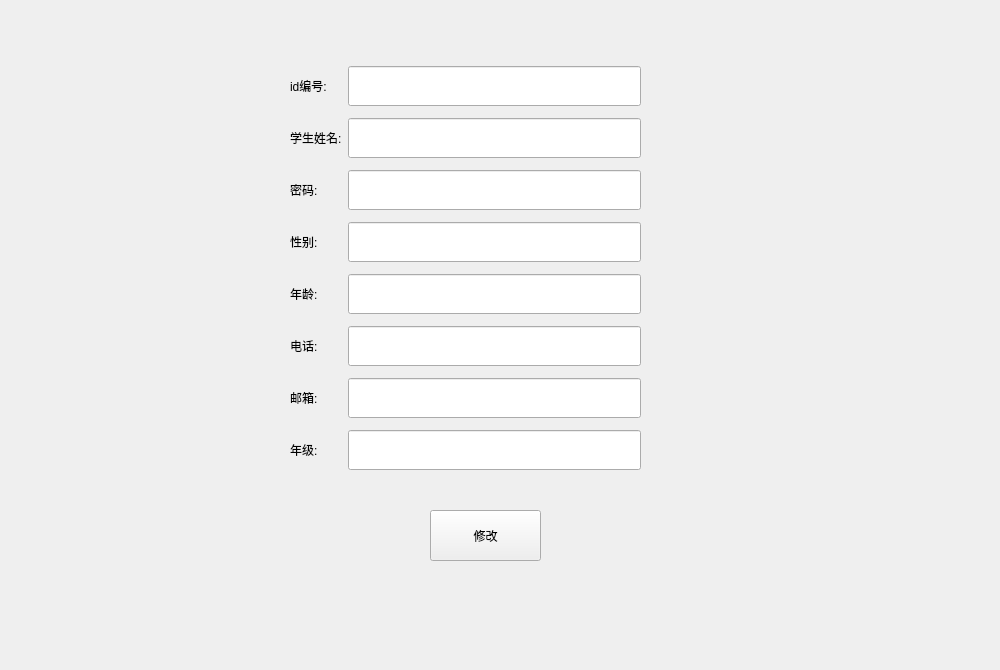
<?xml version="1.0" encoding="UTF-8"?>
<ui version="4.0">
 <class>ChildWidgetA</class>
 <widget class="QWidget" name="ChildWidgetA">
  <property name="geometry">
   <rect>
    <x>0</x>
    <y>0</y>
    <width>1000</width>
    <height>670</height>
   </rect>
  </property>
  <property name="windowTitle">
   <string>Form</string>
  </property>
  <widget class="QPushButton" name="btn_resiger">
   <property name="geometry">
    <rect>
     <x>430</x>
     <y>510</y>
     <width>111</width>
     <height>51</height>
    </rect>
   </property>
   <property name="text">
    <string>修改</string>
   </property>
  </widget>
  <widget class="QWidget" name="gridLayoutWidget">
   <property name="geometry">
    <rect>
     <x>290</x>
     <y>60</y>
     <width>351</width>
     <height>421</height>
    </rect>
   </property>
   <layout class="QGridLayout" name="gridLayout">
    <item row="0" column="0">
     <widget class="QLabel" name="label">
      <property name="text">
       <string>id编号:</string>
      </property>
     </widget>
    </item>
    <item row="6" column="0">
     <widget class="QLabel" name="label_7">
      <property name="text">
       <string>邮箱:</string>
      </property>
     </widget>
    </item>
    <item row="3" column="0">
     <widget class="QLabel" name="label_3">
      <property name="text">
       <string>性别:</string>
      </property>
     </widget>
    </item>
    <item row="0" column="1">
     <widget class="QLineEdit" name="lineEdit_1">
      <property name="minimumSize">
       <size>
        <width>0</width>
        <height>40</height>
       </size>
      </property>
     </widget>
    </item>
    <item row="4" column="0">
     <widget class="QLabel" name="label_5">
      <property name="text">
       <string>年龄:</string>
      </property>
     </widget>
    </item>
    <item row="2" column="0">
     <widget class="QLabel" name="label_4">
      <property name="text">
       <string>密码:</string>
      </property>
     </widget>
    </item>
    <item row="1" column="0">
     <widget class="QLabel" name="label_2">
      <property name="text">
       <string>学生姓名:</string>
      </property>
     </widget>
    </item>
    <item row="5" column="0">
     <widget class="QLabel" name="label_6">
      <property name="text">
       <string>电话:</string>
      </property>
     </widget>
    </item>
    <item row="7" column="0">
     <widget class="QLabel" name="label_8">
      <property name="text">
       <string>年级:</string>
      </property>
     </widget>
    </item>
    <item row="1" column="1">
     <widget class="QLineEdit" name="lineEdit_2">
      <property name="minimumSize">
       <size>
        <width>0</width>
        <height>40</height>
       </size>
      </property>
     </widget>
    </item>
    <item row="2" column="1">
     <widget class="QLineEdit" name="lineEdit_3">
      <property name="minimumSize">
       <size>
        <width>0</width>
        <height>40</height>
       </size>
      </property>
     </widget>
    </item>
    <item row="3" column="1">
     <widget class="QLineEdit" name="lineEdit_4">
      <property name="minimumSize">
       <size>
        <width>0</width>
        <height>40</height>
       </size>
      </property>
     </widget>
    </item>
    <item row="4" column="1">
     <widget class="QLineEdit" name="lineEdit_5">
      <property name="minimumSize">
       <size>
        <width>0</width>
        <height>40</height>
       </size>
      </property>
     </widget>
    </item>
    <item row="5" column="1">
     <widget class="QLineEdit" name="lineEdit_6">
      <property name="minimumSize">
       <size>
        <width>0</width>
        <height>40</height>
       </size>
      </property>
     </widget>
    </item>
    <item row="6" column="1">
     <widget class="QLineEdit" name="lineEdit_7">
      <property name="minimumSize">
       <size>
        <width>0</width>
        <height>40</height>
       </size>
      </property>
     </widget>
    </item>
    <item row="7" column="1">
     <widget class="QLineEdit" name="lineEdit_8">
      <property name="minimumSize">
       <size>
        <width>0</width>
        <height>40</height>
       </size>
      </property>
     </widget>
    </item>
   </layout>
  </widget>
 </widget>
 <resources/>
 <connections/>
</ui>
